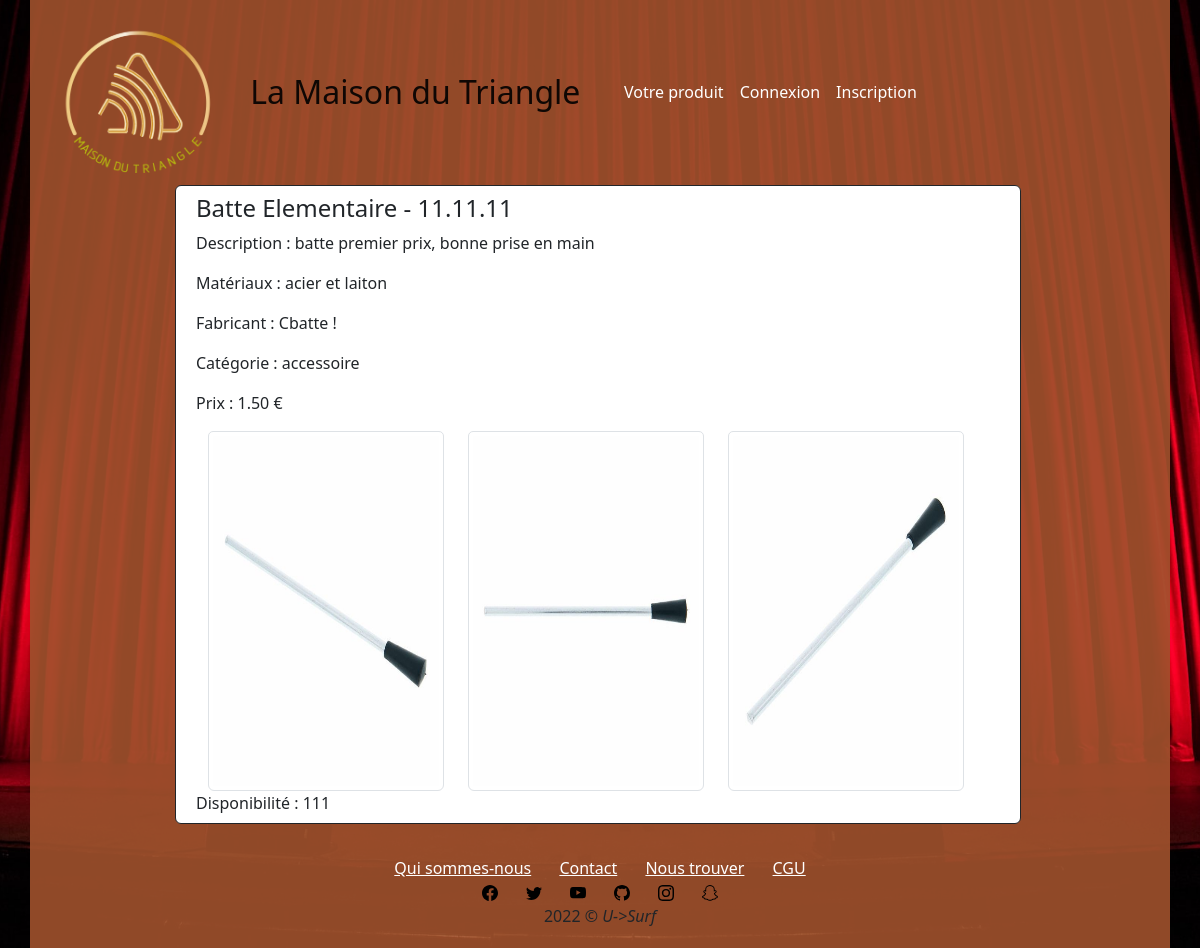
Screenshot of /fiche.php?id=10 with the database file from the repository.
### tables this page shows
CREATE TABLE `produits` (
  `id_produit` smallint(6) NOT NULL,
  `nom_produit` varchar(25) NOT NULL,
  `reference_fournisseur` varchar(50) NOT NULL,
  `fournisseur` varchar(25) NOT NULL,
  `photo_produit_1` varchar(255) DEFAULT NULL,
  `photo_produit_2` varchar(255) DEFAULT NULL,
  `photo_produit_3` varchar(255) DEFAULT NULL,
  `description_produit` text NOT NULL,
  `materiau` varchar(50) NOT NULL,
  `prix_produit` decimal(10,2) NOT NULL,
  `type_produit` enum('triangle','accessoire') NOT NULL,
  `stock` smallint(4) NOT NULL
);

### inc/init.inc.php (called while the page is built, shortened)
<?php
$content = "";
?>

### fiche.php (the view, shortened to what this page needs)
<?php
require_once("inc/init.inc.php");
if(isset($_GET['id'])){
    $requete = $pdo->prepare('SELECT * FROM produits WHERE id_produit = :id_produit');
    $requete->execute(array(
        ':id_produit' => $_GET['id'],
    ));
    $fiche = $requete->fetch(PDO::FETCH_ASSOC);
        $content.= '<div class="card border-dark w-75 container-fluid  text-start">';
        $content.= '<div class="row g-0">';
        $content.= '<div class="col-sm-12 p-1">';
        $content.= '<div class="card-body p-1">';
        $content.= '<h4 class="card-title">' . $fiche['nom_produit'] . ' - ' .$fiche['reference_fournisseur']. '</h4>';
        $content.= '<p class="card-text">Description : ' . $fiche['description_produit'] . '</p>';
        $content.= '<p class="card-text">Matériaux : ' . $fiche['materiau'] . '</p>';
        $content.= '<p class="card-text">Fabricant : ' . $fiche['fournisseur'] . '</p>';
        $content.= '<p class="card-text">Catégorie : ' . $fiche['type_produit'] . '</p>';
        $content.= '<p class="card-text">Prix : ' . $fiche['prix_produit'] . ' €</p>';
        $content.= '<div class="row container-fluid">';
        $content.= '<div class="col-4"><img class="card-img-top img-thumbnail w-100" src="./img/' . $fiche['type_produit'] . 's/' . $fiche['photo_produit_1'] . '" alt="' . $fiche['nom_produit'] . '"></div>';
        $content.= '<div class="col-4"><img class="card-img-top img-thumbnail w-100" src="./img/' . $fiche['type_produit'] . 's/' . $fiche['photo_produit_2'] . '" alt="' . $fiche['nom_produit'] . '"></div>';
        $content.= '<div class="col-4"><img class="card-img-top img-thumbnail w-100" src="./img/' . $fiche['type_produit'] . 's/' . $fiche['photo_produit_3'] . '" alt="' . $fiche['nom_produit'] . '"></div>';
        $content.= '</div>';
        $content.= '<p class="card-text">Disponibilité : ' . $fiche['stock'] . '</p>';
        $content.= '</div>';
        $content.= '</div>';
        $content.= '</div>';
        $content.= '</div>';
}
require_once("inc/header.inc.php");
?>
<div class="row container-fluid g-1">
        <?php
            echo $content;
        ?>
</div>
<?php
require_once("inc/footer.inc.php");
?>

### rows the page displays
produits: nom_produit "Batte Elementaire", reference_fournisseur "11.11.11", description_produit "batte premier prix, bonne prise en main", materiau "acier et laiton", fournisseur "Cbatte !", type_produit "accessoire", prix_produit "1.50", type_produit+photo_produit_1 (picture), type_produit+photo_produit_2 (picture), type_produit+photo_produit_3 (picture), stock "111"

### other values shown
$title "Votre produit"
